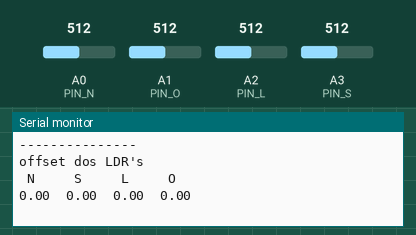
This sketch was run on a simulated Arduino Uno, built with avr-gcc and run on an emulated ATmega328P. Shown: the last lines printed to the serial monitor. The inputs (shaded band) are chosen by the test bench; at power-on: A0 (PIN_N) = 512, A1 (PIN_O) = 512, A3 (PIN_S) = 512, A2 (PIN_L) = 512.

Above: at 1.9 s.
2.0 s: A0 (PIN_N) set to 716
At 3.4 s:
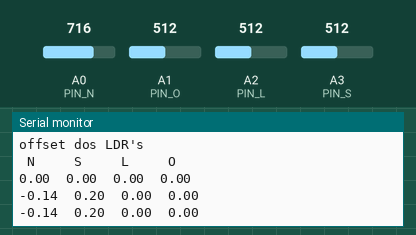
3.5 s: A1 (PIN_O) set to 716
At 4.8 s:
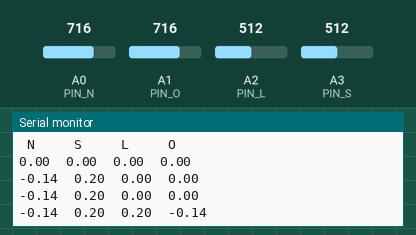
5.0 s: A3 (PIN_S) set to 716
At 5.9 s:
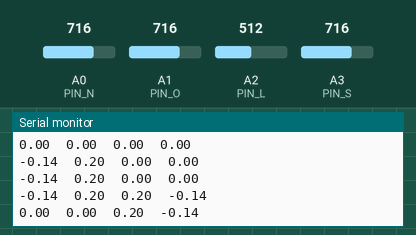
6.5 s: A2 (PIN_L) set to 306
At 7.0 s:
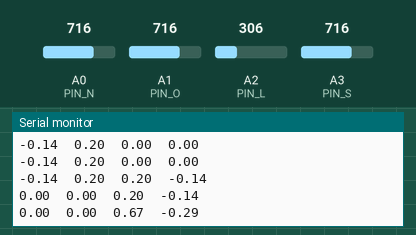
8.0 s: A0 (PIN_N) set to 992
At 9.2 s:
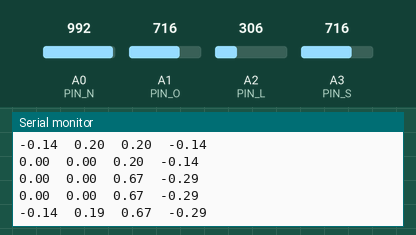
9.5 s: A1 (PIN_O) set to 992
At 10.2 s:
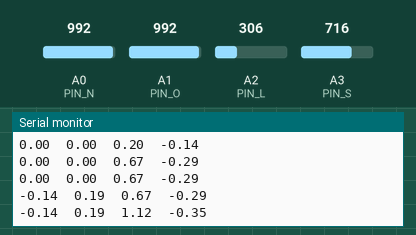
Timing chart, 0 to 12.0 s (numbered marks = the images above; inputs shaded):
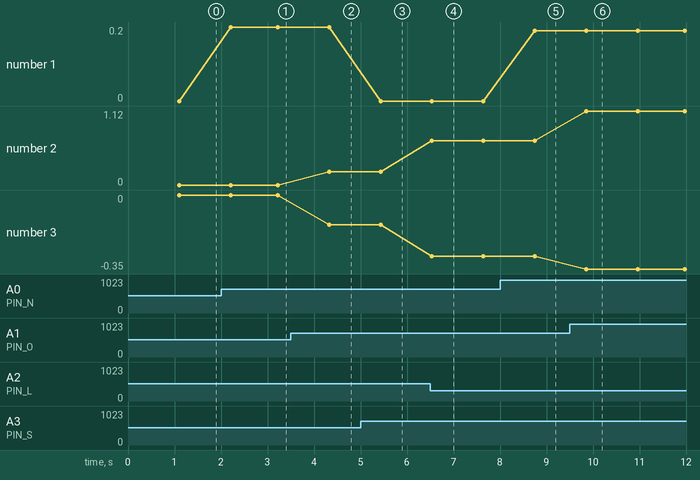

Measured:
- after the input at 2.0 s, the serial monitor: prints a new line after 0.21 s (image 1)
- after the input at 3.5 s, the serial monitor: prints a new line after 0.82 s (image 2)
- after the input at 5.0 s, the serial monitor: prints a new line after 0.43 s (image 3)
- after the input at 6.5 s, the serial monitor: prints a new line at once (image 4)
- after the input at 8.0 s, the serial monitor: prints a new line after 0.75 s (image 5)
- after the input at 9.5 s, the serial monitor: prints a new line after 0.36 s (image 6)
- plotted number 1: 0 → 0.2 after the input at 2.0 s, 0 → 0.19 after the input at 8.0 s
- plotted number 2: 0.2 → 0.67 after the input at 6.5 s, 0.67 → 1.12 after the input at 9.5 s

The sketch:

Calibra_LDR.ino
```cpp
//Calibra_LDR

#define PIN_N A0 //LDR1 leste
#define PIN_O A1 //LDR2 Norte
#define PIN_L A2 //LDR3 Sul
#define PIN_S A3 //LDR4 oeste
#define SERIAL_RATE 115200

long tempo = 0;

void setup() {
  Serial.begin( SERIAL_RATE );
  // Configurando os LDRS
  pinMode( PIN_L, INPUT_PULLUP );
  pinMode( PIN_N, INPUT_PULLUP );
  pinMode( PIN_S, INPUT_PULLUP );
  pinMode( PIN_O, INPUT_PULLUP );

  Serial.println(F("---------------"));
  Serial.println("offset dos LDR's");
  Serial.println( " N     S     L     O ");

}

void loop() {
  if ( abs( millis()-tempo) > 1000 ) {
    float L=0, N=0, S=0, O=0;
    for ( int i=1; i<10; i++ ) {
      L += analogRead( PIN_L );
      N += analogRead( PIN_N );
      S += analogRead( PIN_S );
      O += analogRead( PIN_O );
    }
    L = L/10;
    N = N/10;
    S = S/10;
    O = O/10;

    float offset_N = (( S - N )/2)/N;
    float offset_S = (( N - S )/2)/S;
    float offset_L = (( O - L )/2)/L;
    float offset_O = (( L - O )/2)/O;

    Serial.print( offset_N );
    Serial.print("  ");
    Serial.print( offset_S );
    Serial.print("  ");
    Serial.print( offset_L );
    Serial.print("  ");
    Serial.println( offset_O );

    tempo = millis();
  }
  delay(100);
}
```
